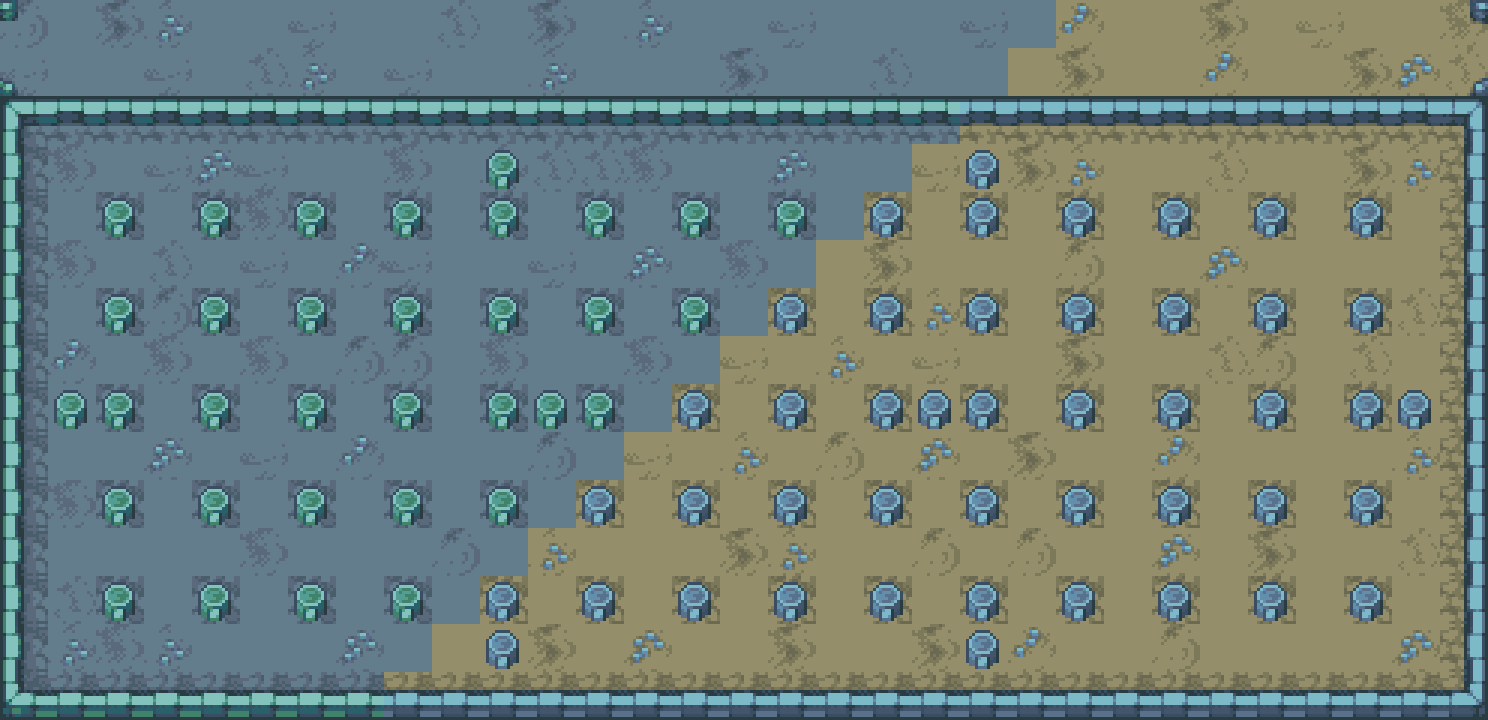

A level layout from a 2D game, rendered from its tile map. Below: a short description, then the map file with tile-grid data replaced by summaries:
An orthogonal 31x15 tile map with 48x48 px tiles, 2 tile layers (Floor, Object Tiles), 2 tilesets and 182 objects (78x wall, 77x coral, 4x flamePassItem, 4x around_wall, 3x speedItem, ...).

<map version="1.5" tiledversion="1.7.2" orientation="orthogonal" renderorder="right-down" width="31" height="15" tilewidth="48" tileheight="48" infinite="0" nextlayerid="10" nextobjectid="626">
 <tileset firstgid="1" name="atlantis_48" tilewidth="48" tileheight="48" tilecount="1190" columns="34">
  <image source="atlantis_48.png" trans="ff00ff" width="1632" height="1680" />
 </tileset>
 <tileset firstgid="1191" name="forest_48" tilewidth="48" tileheight="48" tilecount="288" columns="16">
  <image source="forest_48.png" trans="ff00ff" width="768" height="864" />
 </tileset>
 <layer id="1" name="Floor" width="31" height="15">
  <data>[465 cells, 465 non-empty, 19 distinct tile ids]</data>
 </layer>
 <layer id="2" name="Object Tiles" width="31" height="15">
  <data>[465 cells, 166 non-empty, 16 distinct tile ids]</data>
 </layer>
 <objectgroup id="9" name="Items">
  <object id="582" name="Item" type="speedItem" x="198" y="150" width="36" height="36" />
  <object id="583" name="Item" type="flamePassItem" x="246" y="438" width="36" height="36" />
  <object id="584" name="Item" type="flameItem" x="390" y="630" width="36" height="36" />
  <object id="585" name="Item" type="bombsItem" x="822" y="630" width="36" height="36" />
  <object id="586" name="Item" type="bombsItem" x="870" y="150" width="36" height="36" />
  <object id="587" name="Item" type="flamePassItem" x="726" y="246" width="36" height="36" />
  <object id="624" name="Item" type="flamePassItem" x="630" y="438" width="36" height="36" />
  <object id="625" name="Item" type="flamePassItem" x="822" y="486" width="36" height="36" />
  <object id="588" name="Item" type="portal" x="1110" y="534" width="36" height="36" />
  <object id="589" name="Item" type="speedItem" x="1398" y="630" width="36" height="36" />
  <object id="590" name="Item" type="speedItem" x="1014" y="342" width="36" height="36" />
  <object id="591" name="Item" type="flameItem" x="102" y="630" width="36" height="36" />
 </objectgroup>
 <objectgroup id="5" name="Corals">
  <object id="363" type="player" x="48" y="144" width="48" height="48" />
  <object id="364" type="coral" x="48" y="624" width="48" height="48" />
  <object id="366" type="coral" x="672" y="240" width="48" height="48" />
  <object id="367" type="coral" x="528" y="528" width="48" height="48" />
  <object id="368" type="coral" x="816" y="624" width="48" height="48" />
  <object id="369" type="coral" x="816" y="432" width="48" height="48" />
  <object id="370" type="coral" x="816" y="528" width="48" height="48" />
  <object id="371" type="coral" x="624" y="384" width="48" height="48" />
  <object id="372" type="coral" x="336" y="192" width="48" height="48" />
  <object id="373" type="coral" x="672" y="432" width="48" height="48" />
  <object id="374" type="coral" x="672" y="432" width="48" height="48" />
  <object id="375" type="coral" x="384" y="240" width="48" height="48" />
  <object id="376" type="coral" x="624" y="336" width="48" height="48" />
  <object id="602" type="coral" x="192" y="528" width="48" height="48" />
  <object id="603" type="coral" x="96" y="432" width="48" height="48" />
  <object id="601" type="coral" x="624" y="432" width="48" height="48" />
  <object id="600" type="coral" x="624" y="480" width="48" height="48" />
  <object id="377" type="coral" x="528" y="288" width="48" height="48" />
  <object id="378" type="coral" x="432" y="384" width="48" height="48" />
  <object id="379" type="coral" x="384" y="336" width="48" height="48" />
  <object id="380" type="coral" x="1296" y="336" width="48" height="48" />
  <object id="608" type="coral" x="1248" y="432" width="48" height="48" />
  <object id="609" type="coral" x="1296" y="432" width="48" height="48" />
  <object id="610" type="coral" x="1344" y="240" width="48" height="48" />
  <object id="621" type="coral" x="1104" y="192" width="48" height="48" />
  <object id="622" type="coral" x="1152" y="624" width="48" height="48" />
  <object id="623" type="coral" x="1200" y="432" width="48" height="48" />
  <object id="381" type="coral" x="288" y="240" width="48" height="48" />
  <object id="382" type="coral" x="720" y="624" width="48" height="48" />
  <object id="383" type="coral" x="96" y="624" width="48" height="48" />
  <object id="384" type="coral" x="528" y="144" width="48" height="48" />
  <object id="385" type="coral" x="720" y="240" width="48" height="48" />
  <object id="386" type="coral" x="576" y="528" width="48" height="48" />
  <object id="387" type="coral" x="864" y="624" width="48" height="48" />
  <object id="388" type="coral" x="144" y="624" width="48" height="48" />
  <object id="389" type="coral" x="240" y="432" width="48" height="48" />
  <object id="390" type="coral" x="1008" y="336" width="48" height="48" />
  <object id="391" type="coral" x="1104" y="528" width="48" height="48" />
  <object id="392" type="coral" x="528" y="432" width="48" height="48" />
  <object id="607" type="coral" x="432" y="240" width="48" height="48" />
  <object id="393" type="coral" x="240" y="480" width="48" height="48" />
  <object id="394" type="coral" x="336" y="624" width="48" height="48" />
  <object id="395" type="coral" x="432" y="624" width="48" height="48" />
  <object id="396" type="coral" x="48" y="528" width="48" height="48" />
  <object id="397" type="coral" x="48" y="336" width="48" height="48" />
  <object id="398" type="coral" x="144" y="240" width="48" height="48" />
  <object id="399" type="coral" x="768" y="144" width="48" height="48" />
  <object id="400" type="coral" x="816" y="144" width="48" height="48" />
  <object id="401" type="coral" x="864" y="144" width="48" height="48" />
  <object id="402" type="coral" x="912" y="144" width="48" height="48" />
  <object id="403" type="coral" x="1008" y="144" width="48" height="48" />
  <object id="404" type="coral" x="1008" y="384" width="48" height="48" />
  <object id="405" type="coral" x="1104" y="576" width="48" height="48" />
  <object id="406" type="coral" x="240" y="192" width="48" height="48" />
  <object id="407" type="coral" x="192" y="432" width="48" height="48" />
  <object id="408" type="coral" x="960" y="336" width="48" height="48" />
  <object id="409" type="coral" x="1056" y="528" width="48" height="48" />
  <object id="410" type="coral" x="192" y="144" width="48" height="48" />
  <object id="411" type="coral" x="336" y="432" width="48" height="48" />
  <object id="412" type="coral" x="1104" y="336" width="48" height="48" />
  <object id="604" type="coral" x="816" y="480" width="48" height="48" />
  <object id="605" type="coral" x="864" y="432" width="48" height="48" />
  <object id="414" type="coral" x="1392" y="192" width="48" height="48" />
  <object id="415" type="coral" x="1344" y="144" width="48" height="48" />
  <object id="416" type="coral" x="1296" y="192" width="48" height="48" />
  <object id="417" type="coral" x="1392" y="624" width="48" height="48" />
  <object id="418" type="coral" x="1296" y="624" width="48" height="48" />
  <object id="419" type="coral" x="1392" y="528" width="48" height="48" />
  <object id="420" type="coral" x="1392" y="576" width="48" height="48" />
  <object id="421" type="coral" x="1248" y="528" width="48" height="48" />
  <object id="422" type="coral" x="240" y="336" width="48" height="48" />
  <object id="423" type="coral" x="1008" y="240" width="48" height="48" />
  <object id="424" type="coral" x="576" y="144" width="48" height="48" />
  <object id="425" type="coral" x="768" y="240" width="48" height="48" />
  <object id="426" type="coral" x="624" y="528" width="48" height="48" />
  </objectgroup>
 <objectgroup id="6" name="enemies">
  <!-- 92 objects omitted --></objectgroup>
 <objectgroup id="7" name="Walls">
  <!-- 82 objects omitted --></objectgroup>
 <objectgroup id="8" name="Around Walls">
  <!-- 4 objects omitted --></objectgroup>
</map>
<!-- 95 of 182 objects omitted -->
